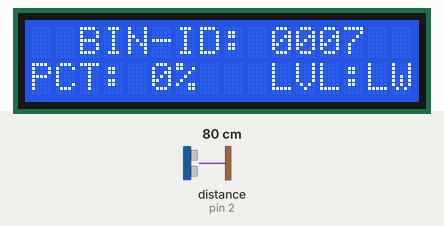
The sketch below on a simulated Arduino Uno, built with avr-gcc and run on an emulated ATmega328P. Shown: 16×2 character LCD. Wiring (inferred from the names in the program): ultrasonic range finder: trigger pin 3; echo pin 2. The inputs (shaded band) are chosen by the test bench; at power-on: distance to the obstacle (sensor on pin 2) 80 cm. The echo pulse lasts 58.3 µs per cm; what the sketch prints to the serial monitor is not drawn.

Above: at 2.3 s.
2.4 s: distance to the obstacle (sensor on pin 2) set to 2 cm
At 3.1 s:
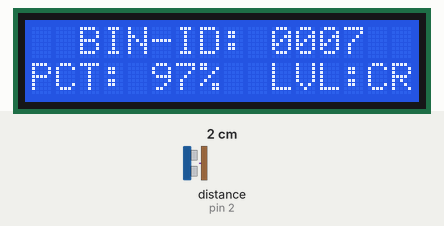
4.7 s: distance to the obstacle (sensor on pin 2) set to 9 cm
At 5.1 s:
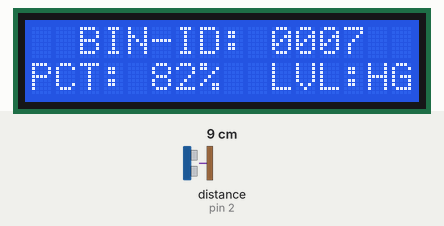
7.7 s: distance to the obstacle (sensor on pin 2) set to 35 cm
At 8.2 s:
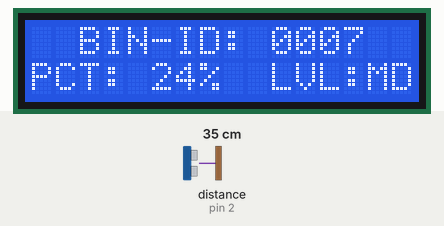
10.8 s: distance to the obstacle (sensor on pin 2) set to 60 cm
At 11.2 s:
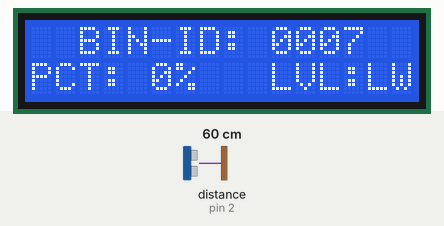
Timing chart, 0 to 13.8 s (numbered marks = the images above; inputs shaded):
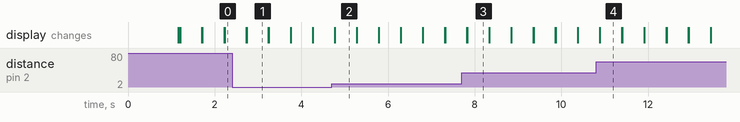

The sketch:

Garbage_Monitoring_.ino
```cpp
// (licence header left out)
#include <Ultrasonic.h>
#include<LiquidCrystal.h>
LiquidCrystal lcd(9,8,4,5,6,7);
/*
 * Pass as a parameter the trigger and echo pin, respectively,
 * or only the signal pin (for sensors 3 pins), like:
 * Ultrasonic ultrasonic(13);
 */
Ultrasonic ultrasonic(2, 3);
#define trigPin 3
#define echoPin 2
void setup() {
 lcd.begin(16,2);
 Serial.begin(9600);
 pinMode(trigPin, OUTPUT);
 pinMode(echoPin, INPUT);
 Serial.println("********************************************************* Welcome To Pancake Garbage Monitoring System*****************************************************************");
  Serial.println("  ********         *          *        *  *********           *          *      *  ********* ");
  Serial.println("  *      *        * *         **       *  *                  * *         *     *   *         ");
  Serial.println("  *      *       *   *        * *      *  *                 *   *        *    *    *         ");
  Serial.println("  *      *      *     *       *  *     *  *                *     *       *   *     *         ");
  Serial.println("  ********     *       *      *   *    *  *               *       *      * *       *******   ");
  Serial.println("  *           ***********     *    *   *  *              ***********     * *       *         ");
  Serial.println("  *          *           *    *     *  *  *             *           *    *   *     *         ");
  Serial.println("  *         *             *   *      * *  *            *             *   *    *    *         ");
  Serial.println("  *        *               *  *       **  *           *               *  *     *   *         ");
  Serial.println("  *       *                 * *        *  *********  *                 * *      *  ********* ");
}

void loop() {
  lcd.clear();
  lcd.setCursor(0,0);
lcd.print("  BIN-ID: 0007");
  int duration, distance;
   digitalWrite(trigPin, HIGH);
 delayMicroseconds(1000);
 digitalWrite(trigPin, LOW);
 duration = pulseIn(echoPin, HIGH) / 2;
 distance = duration / 29.1;
 Serial.print(distance);
 int n=(45-distance)*2.222;
 lcd.setCursor(0,1);
  if(n>100)
  {
    lcd.print("PCT:");
    lcd.print(100);
    lcd.print("%  LVL:CR");

  }

  else if(n<0)
  {
    lcd.print("PCT: ");
    lcd.print(0);
    lcd.print("%   LVL:LW");
  }
  else if(n>=90)
  {
    lcd.print("PCT: ");
    lcd.print(n);
    lcd.print("%  LVL:CR");
  }
  else if(n>=60)
  {
    lcd.print("PCT: ");
    lcd.print(n);
    lcd.print("%  LVL:HG");
  }
  else if(n>=40)
  {
    lcd.print("PCT: ");
    lcd.print(n);
    lcd.print("%  LVL:MD");
  }
  else if(n<=9)
  {
    lcd.print("PCT: ");
    lcd.print(n);
    lcd.print("%   LVL:LW");
  }
  else
  {
    lcd.print("PCT: ");
    lcd.print(n);
    lcd.print("%  LVL:MD");
  }
 Serial.println("The level of the garbage is : ");

 Serial.print(n);
 Serial.println(" %");
 delay(500);
}
```

Measured:
- after the input at 2.4 s, the display: first differs from a run without the input after 0.34 s (image 1)
- after the input at 4.7 s, the display: first differs from a run without the input after 0.07 s (image 2)
- after the input at 7.7 s, the display: first differs from a run without the input after 0.13 s (image 3)
- after the input at 10.8 s, the display: first differs from a run without the input after 0.09 s (image 4)
- what the display in image 1 shows lasts 0.5 s, from 2.7 s to 3.2 s
